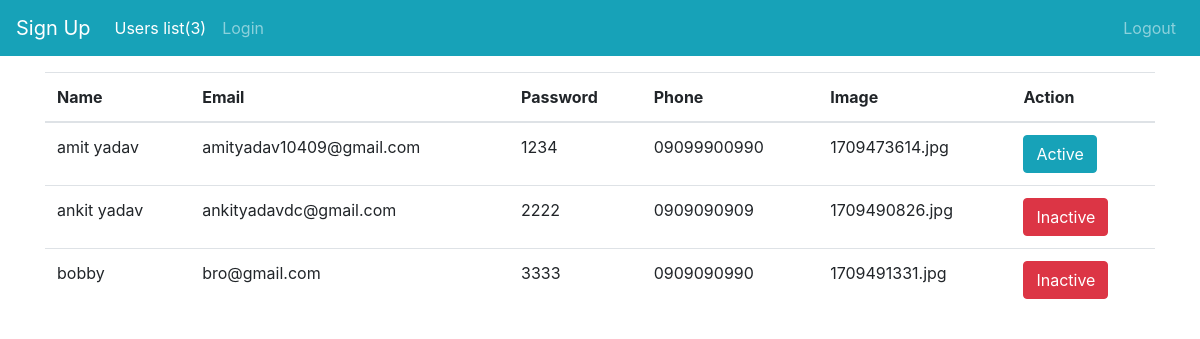
/users_list.php, run on the app's committed database.
### tables this page shows
CREATE TABLE `users` (
  `id` int NOT NULL,
  `name` varchar(255) DEFAULT NULL,
  `email` varchar(255) DEFAULT NULL,
  `password` text,
  `phone` varchar(255) DEFAULT NULL,
  `created_date` datetime NOT NULL DEFAULT CURRENT_TIMESTAMP,
  `updated_date` datetime DEFAULT CURRENT_TIMESTAMP,
  `image` text,
  `is_active` int NOT NULL DEFAULT '1'
);

### users_list.php (the view, shortened to what this page needs)
<?php
include('./connection.php');
$query =" SELECT * FROM `users` ";
$result =mysqli_query($connection,$query);
$output =[];
while($row =mysqli_fetch_assoc($result)){
    $output[] =$row;
}
?>
<!DOCTYPE html>
<html lang="en">
<head>
  <link rel="stylesheet" href="https://cdn.jsdelivr.net/npm/bootstrap@4.6.2/dist/css/bootstrap.min.css">
</head>
<body>
<?php include('./navbar.php'); ?>
<div class="container">
  <table class="table">
    <thead>
      <tr>
        <th>Name</th>
        <th>Email</th>
        <th>Password</th>
        <th>Phone</th>
        <th>Image</th>
        <th>Action</th>
      </tr>
    </thead>
    <tbody>
    <?php foreach($output as $key => $value){ ?>
        <tr>
            <td><?php echo $value['name'];?></td>
            <td><?php echo $value['email'];?></td>
            <td><?php echo $value['password'];?></td>
            <td><?php echo $value['phone'];?></td>
            <td><?php echo $value['image'];?></td>
            <td>
                <?php if($value['is_active'] == 1){ ?>
                <a type="button" class="btn btn-danger" href="http://localhost/whatsapp_chat/status.php?status=1&id=<?php echo $value['id']; ?>">Inactive</a>
                <?php } else{ ?>
                <a type="button" class="btn btn-info" href="http://localhost/whatsapp_chat/status.php?status=0&id=<?php echo $value['id']; ?>">Active</a>
                <?php } ?>
            </td>
        </tr>
        <?php } ?>
    </tbody>
  </table>
</div>
</body>
</html>

### data on the page
users: name "amit yadav", email "amityadav10409@gmail.com", password "1234", phone "09099900990", image "1709473614.jpg"
users: name "ankit yadav", email "ankityadavdc@gmail.com", password "2222", phone "0909090909", image "1709490826.jpg"
users: name "bobby", email "bro@gmail.com", password "3333", phone "0909090990", image "1709491331.jpg"

### other printed values
$count "3"
